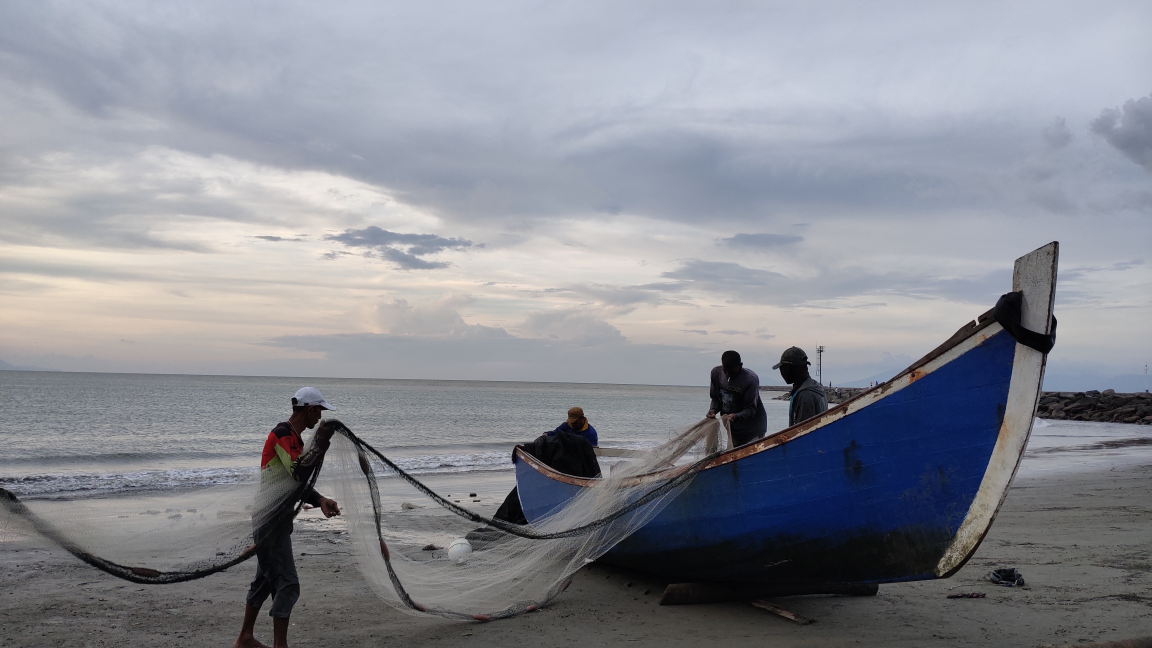
#> input picture gambar/lat5.jpg, 4608 x 2592 px, given in place of the camera (shown at 1/4 size)
$ jupyter execute --allow-errors tugas1.ipynb
#> lines starting #> are read from the running program, lines starting #| are printed output that depends on the picture
[cell 1]
#Berikut ini adalah code untuk menampilkan video live stream dari kamera
#framenya diperkecil menjadi setengahnya
#untuk menutup frame, klik key 'q'

import cv2

cap = cv2.VideoCapture(0)

# Check if the webcam is opened correctly
if not cap.isOpened():
    raise IOError("Cannot open webcam")

while True:
    ret, frame = cap.read()
#> frame is the input picture: shape (2592, 4608, 3); mean B, G, R 148.1, 140.1, 137.9
    frame = cv2.resize(frame, None, fx=0.5, fy=0.5, interpolation=cv2.INTER_AREA)
#> frame: shape (1296, 2304, 3)
    cv2.imshow('Input', frame)

    if cv2.waitKey(1) & 0xff == ord('q'):
#> (key q is pressed here)
        break
cap.release()
cv2.destroyAllWindows()

[cell 2]
#Berikut ini merupakan code yang menampilkan video live stream dari kamera
#kemudian anda dapat menggunakan mouse input dan membuat persegi di mana
#gambar pada persegi akan diubah menjadi citra negatif

import cv2
import numpy as np

def draw_rectangle(event, x, y, flags, params):
    global x_init, y_init, drawing, top_left_pt, bottom_right_pt

    if event == cv2.EVENT_LBUTTONDOWN:
        drawing = True
        x_init, y_init = x, y
    elif event == cv2.EVENT_MOUSEMOVE:
        if drawing:
            top_left_pt = (min(x_init, x), min(y_init, y))
            bottom_right_pt = (max(x_init, x), max(y_init, y))
            img[y_init:y, x_init:x] = 255 - img[y_init:y, x_init:x] #proses mengubah jadi negatif
    elif event == cv2.EVENT_LBUTTONUP:
        drawing = False
        top_left_pt = (min(x_init, x), min(y_init, y))
        bottom_right_pt = (max(x_init, x), max(y_init, y))
        img[y_init:y, x_init:x] = 255 - img[y_init:y, x_init:x] #proses mengubah jadi negatif

if __name__=='__main__':
    drawing = False
    top_left_pt, bottom_right_pt = (-1,-1), (-1,-1)

    cap = cv2.VideoCapture(0)

    # Check if the webcam is opened correctly
    if not cap.isOpened():
        raise IOError("Cannot open webcam")

    cv2.namedWindow('Webcam')
    cv2.setMouseCallback('Webcam', draw_rectangle)

    while True:
        ret, frame = cap.read()
        img = cv2.resize(frame, None, fx=0.5, fy=0.5, interpolation=cv2.INTER_AREA)

        (x0,y0), (x1,y1) = top_left_pt, bottom_right_pt
        img[y0:y1, x0:x1] = 255 - img[y0:y1, x0:x1]

        cv2.imshow('Webcam', img)

        if cv2.waitKey(1) & 0xff == ord('q'):
#> (key q is pressed here)
            break
    cap.release()
    cv2.destroyAllWindows()

[cell 3]
#Tugasnya
#Silakan anda bereksperimen dengan bagian persegi yang dipilih pada video live stream dari camera
#Jika pada contoh bagian persegi diubah menjadi negatif,
#maka pada tugas ini, anda bisa berkreasi, seperti mengubah warna, apply filter seperti blur,
#gaussianblur, medianblur, atau menampilkan efek lainnya
#atau anda bisa berkreasi pada keseluruhan gambar dengan menambah facemask, kumis,
#telinga kucing atau lainnya

#> (a cell that did not finish here is left out)

[cell 5]
import numpy as np
from matplotlib import pyplot as plt
import cv2

face_cascade = cv2.CascadeClassifier('cascades/haarcascade_frontalface_default.xml')

kacamata = cv2.imread('kacamata.png', -1)
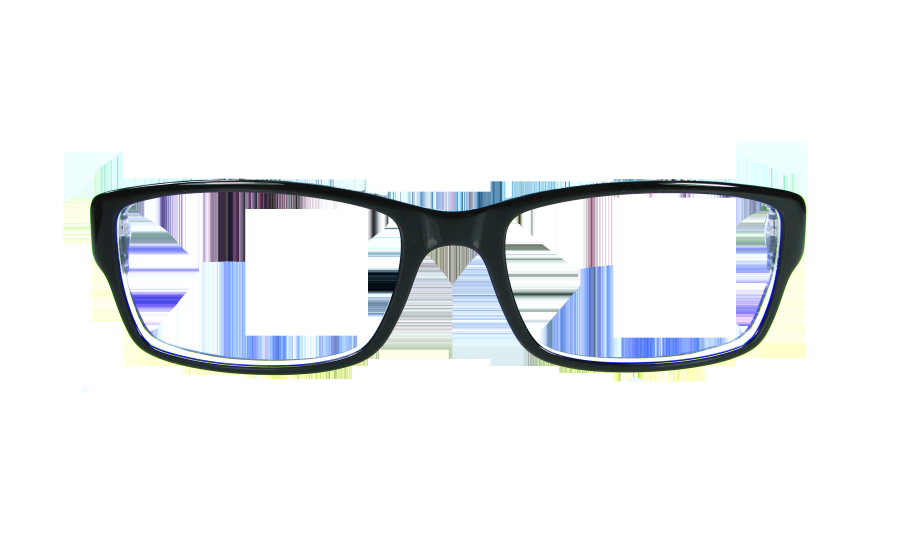
#> input picture tugas1/kacamata.png, 2720 x 1632 px (shown at 1/3 size)
#> kacamata is the input picture: shape (1632, 2720, 4); mean B, G, R, A 239.4, 237.1, 234.7, 16.9

#Mengambil live Capture dari source camera,
# #nilai parameter dapat diganti dengan camera yg tersedia
camera = cv2.VideoCapture(0)
camera.set(cv2.CAP_PROP_FPS, 30)

#Jika camera gagal terbuka akan ditampilkan pesan error
if not camera.isOpened():
    print("\nWebcam Gagal terbuka !!")
    exit()

#Fungsi filterInput berguna untuk meletakkan gambar filter di layer atas
#nantinya gambar filter akan berada diatas gambar dari camera
def filterInput(src, overlay, pos=(0, 0), scale=1):
    overlay = cv2.resize(overlay, (0, 0), fx=scale, fy=scale)
    h, w, _ = overlay.shape
    rows, cols, _ = src.shape
    y, x = pos[0], pos[1]

    for i in range(h):
        for j in range(w):
            if x + i >= rows or y + j >= cols:
                continue
            alpha = float(overlay[i][j][3] / 255.0)  # read the alpha channel
            src[x + i][y + j] = alpha * overlay[i][j][:3] + (1 - alpha) * src[x + i][y + j]
    return src

while 1:
    ret, img = camera.read()
    gray = cv2.cvtColor(img, cv2.COLOR_BGR2GRAY)
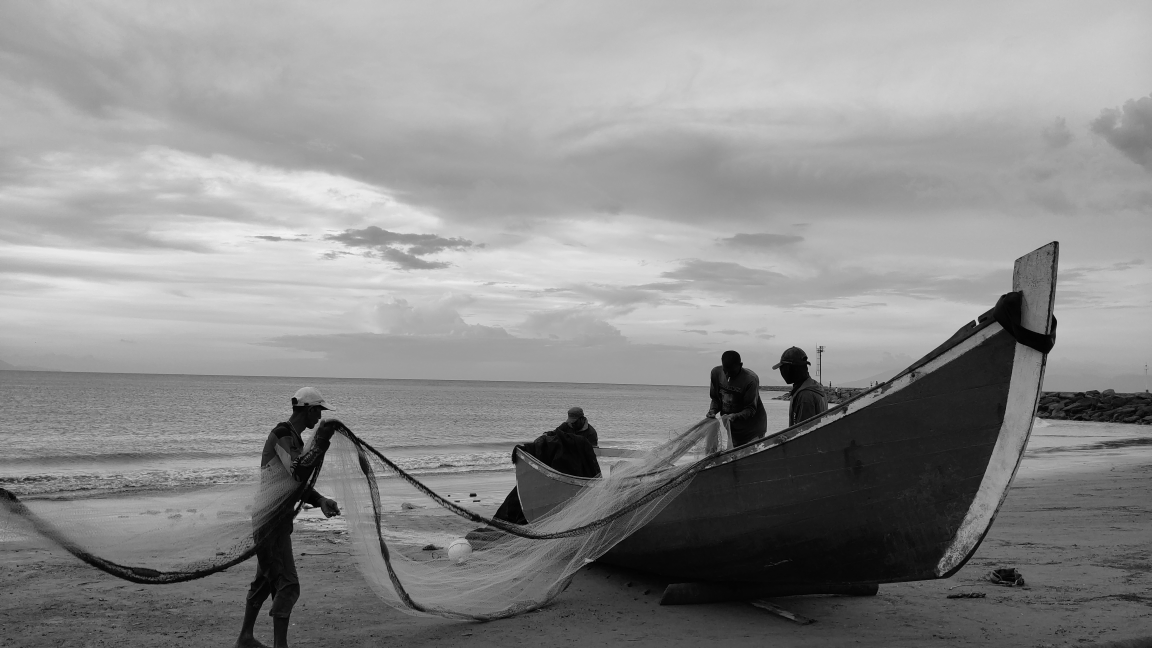
#> gray: shape (2592, 4608) (shown at 1/4 size); min 0, max 251, mean 140.4
    faces = face_cascade.detectMultiScale(img, 1.2, 5, 0, (120, 120), (350, 350))
#> faces = ()

    #loop ini berguna untuk mentracking wajah
    #Kemudian akan memanggil fungis filterInput untuk meletakkan gambar filter
    #gambar filter akan diletakkan sesuai dengan arah pergerakan wajah
    for (x, y, w, h) in faces:
        if h > 0 and w > 0:
            #Section ini berguna untuk meletakkan gambar filter di area tengah/pipi
            kaca_minimum = int(y + 0.8 * h / 3)
            kaca_maximum = int(y + 1.8 * h / 3)
            kaca_image = kaca_maximum - kaca_minimum

            kaca_colorize = img[kaca_minimum:kaca_maximum, x:x + w]
            follow_size = cv2.resize(kacamata, (w, kaca_image), interpolation=cv2.INTER_CUBIC)

            filterInput(kaca_colorize, follow_size)
#> this loop made 0 passes

    cv2.imshow('Filter Kacamata', img)

    cv2.imwrite('Output_image.jpg', img)

    #Window OpenCV akan tertutup saat ditekan tombol "e"
    key = cv2.waitKey(1) & 0xFF
#> (key q is pressed here)
    if key == ord("e"):
        break

camera.release()
cv2.destroyAllWindows()


# Mencetak hasil output gambar
hasil = cv2.imread('Output_image.jpg')

plt.imshow(cv2.cvtColor(hasil, cv2.COLOR_BGR2RGB))
plt.title("Hasil")
plt.axis('off')
